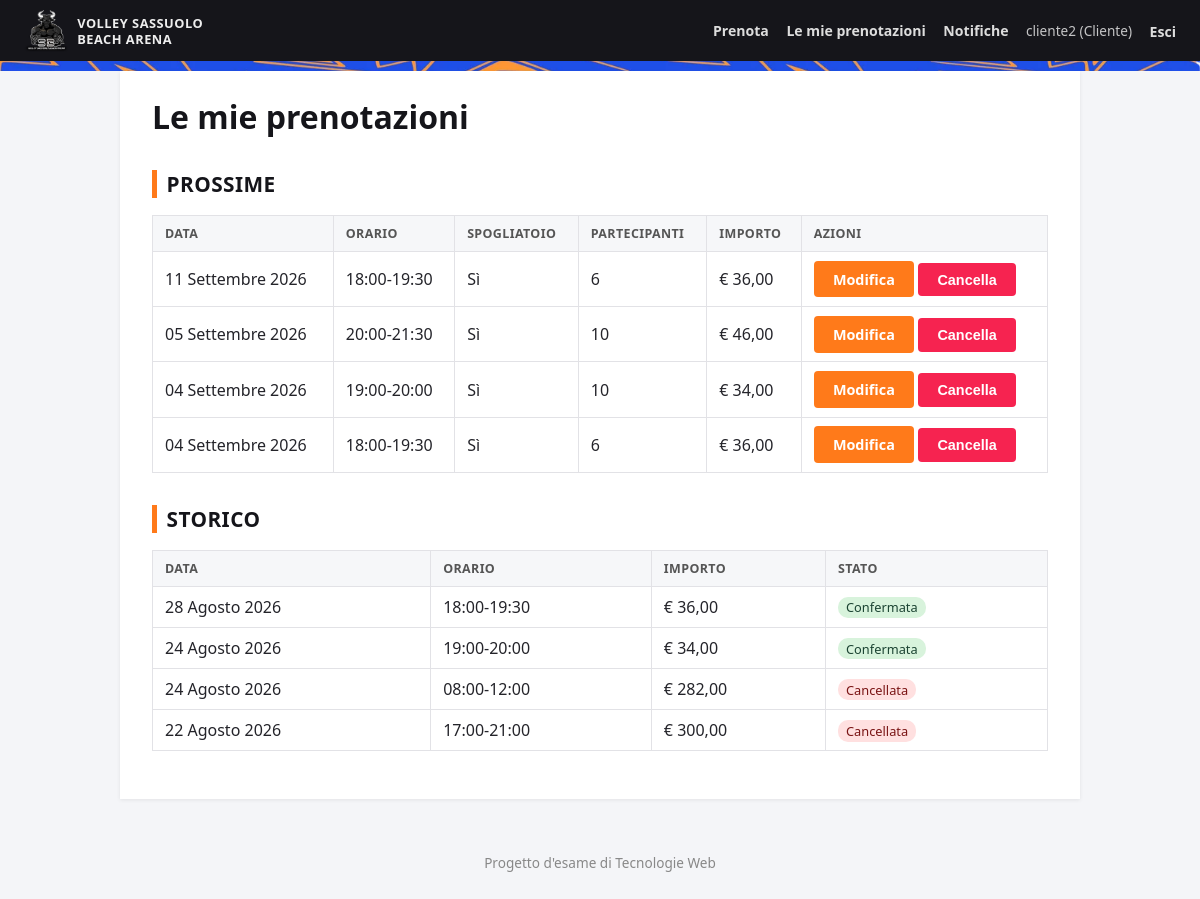
/prenotazioni/mie/ (signed in), run on the app's committed database.
### accounts/models.py (models this page shows, shortened)
class User(AbstractUser):
    username = models.CharField(
        _('username'),
        max_length=USERNAME_MASSIMO_CARATTERI,
        unique=True,
        help_text=f'Obbligatorio. Massimo {USERNAME_MASSIMO_CARATTERI} caratteri. Solo lettere, cifre e @/./+/-/_ .',
        validators=[UnicodeUsernameValidator()],
        error_messages={'unique': 'Esiste già un utente con questo nome utente.'},
    )
    first_name = models.CharField(_('first name'), max_length=NOME_MASSIMO_CARATTERI, blank=True)
    last_name = models.CharField(_('last name'), max_length=NOME_MASSIMO_CARATTERI, blank=True)
    class Ruolo(models.TextChoices):
        CLIENTE = 'cliente', 'Cliente'
        GESTORE = 'gestore', 'Gestore'
        ADMIN = 'admin', 'Admin'
    role = models.CharField(max_length=10, choices=Ruolo.choices, default=Ruolo.CLIENTE)
    @property
    def is_cliente(self):
        return self.role == self.Ruolo.CLIENTE
    @property
    def is_admin_struttura(self):
        return self.role == self.Ruolo.ADMIN
    @property
    def is_gestore_or_admin(self):
        return self.role in (self.Ruolo.GESTORE, self.Ruolo.ADMIN)

### prenotazioni/models.py (models this page shows, shortened)
class Prenotazione(models.Model):
    class Stato(models.TextChoices):
        CONFERMATA = 'confermata', 'Confermata'
        CANCELLATA = 'cancellata', 'Cancellata'
    utente = models.ForeignKey('accounts.User', on_delete=models.CASCADE, related_name='prenotazioni')
    gestore = models.ForeignKey(
        'accounts.User', on_delete=models.SET_NULL, null=True, blank=True,
        related_name='prenotazioni_gestite',
    )
    data = models.DateField()
    ora_inizio = models.TimeField()
    ora_fine = models.TimeField()
    spogliatoio = models.BooleanField(default=False)
    numero_partecipanti = models.PositiveIntegerField(
        default=1, validators=[MinValueValidator(1), MaxValueValidator(PARTECIPANTI_MASSIMO)],
    )
    stato = models.CharField(max_length=12, choices=Stato.choices, default=Stato.CONFERMATA)
    prezzo_listino = models.DecimalField(max_digits=7, decimal_places=2)
    prezzo_finale = models.DecimalField(max_digits=7, decimal_places=2, null=True, blank=True)
    creato_il = models.DateTimeField(auto_now_add=True)
    cancellata_il = models.DateTimeField(null=True, blank=True)
    class Meta:
        ordering = ['-data', '-ora_inizio']
    @property
    def importo_dovuto(self):
        return self.prezzo_finale if self.prezzo_finale is not None else self.prezzo_listino

### prenotazioni/views.py (the view)
# urls.py: path('mie/', views.mie_prenotazioni, name='mie'),
@login_required
def mie_prenotazioni(request):
    oggi = timezone.localdate()
    qs = Prenotazione.objects.filter(utente=request.user)
    prossime = [p for p in qs if p.stato == Prenotazione.Stato.CONFERMATA and p.data >= oggi]
    storico = [p for p in qs if p not in prossime]
    return render(request, 'prenotazioni/mie.html', {'prossime': prossime, 'storico': storico, 'oggi': oggi})

### prenotazioni/context_processors.py (called while the page is built)
def notifiche(request):
    user = getattr(request, 'user', None)
    if not user or not user.is_authenticated:
        return {}
    return {'notifiche_non_lette': user.notifiche.filter(letta=False).count()}

### templates/prenotazioni/mie.html (shortened to what this page needs)
{% extends "base.html" %}
{% block content %}
<h1>Le mie prenotazioni</h1>
<h2>Prossime</h2>
{% if prossime %}
    <table>
        <thead><tr><th>Data</th><th>Orario</th><th>Spogliatoio</th><th>Partecipanti</th><th>Importo</th><th>Azioni</th></tr></thead>
        <tbody>
        {% for p in prossime %}
            <tr>
                <td>{{ p.data }}</td>
                <td>{{ p.ora_inizio|time:"H:i" }}-{{ p.ora_fine|time:"H:i" }}</td>
                <td>{{ p.spogliatoio|yesno:"Sì,No" }}</td>
                <td>{{ p.numero_partecipanti }}</td>
                <td>€ {{ p.importo_dovuto }}</td>
                <td>
                    <a class="btn" href="{% url 'prenotazioni:modifica' p.pk %}">Modifica</a>
                    <form method="post" action="{% url 'prenotazioni:cancella' p.pk %}" class="inline-form" onsubmit="return confirm('Confermi la cancellazione?');">
                        <button type="submit" class="btn-danger">Cancella</button>
                    </form>
                </td>
            </tr>
        {% endfor %}
        </tbody>
    </table>
{% else %}
    <p>Nessuna prenotazione futura. <a href="{% url 'prenotazioni:nuova' %}">Prenotane una!</a></p>
{% endif %}
<h2>Storico</h2>
{% if storico %}
    <table>
        <thead><tr><th>Data</th><th>Orario</th><th>Importo</th><th>Stato</th></tr></thead>
        <tbody>
        {% for p in storico %}
            <tr>
                <td>{{ p.data }}</td>
                <td>{{ p.ora_inizio|time:"H:i" }}-{{ p.ora_fine|time:"H:i" }}</td>
                <td>€ {{ p.importo_dovuto }}</td>
                <td><span class="tag {{ p.stato }}">{{ p.get_stato_display }}</span></td>
            </tr>
        {% endfor %}
        </tbody>
    </table>
{% else %}
    <p>Nessuna prenotazione passata.</p>
{% endif %}
{% endblock %}

### templates/base.html (shortened to what this page needs)
<!DOCTYPE html>
{% load static %}
<html lang="it">
<head>
    <link rel="stylesheet" href="{% static 'css/style.css' %}?v=vsba2">
</head>
<body>
<header class="navbar">
    <a class="brand" href="{% url 'home' %}">
        <img src="{% static 'img/vsba-toro.webp' %}" alt="VSBA">
        <span class="brand-name">Volley Sassuolo<br>Beach Arena</span>
    </a>
    <nav>
        {% if user.is_authenticated %}
            {% if user.is_cliente %}
                <a href="{% url 'prenotazioni:nuova' %}">Prenota</a>
                <a href="{% url 'prenotazioni:mie' %}">Le mie prenotazioni</a>
            {% endif %}
            <a href="{% url 'prenotazioni:notifiche' %}" class="notif-link">Notifiche
            </a>
            <span class="whoami">{{ user.username }} ({{ user.get_role_display }})</span>
            <form action="{% url 'accounts:logout' %}" method="post" class="inline-form">
                <button type="submit" class="link-button">Esci</button>
            </form>
        {% else %}
            <a href="{% url 'accounts:login' %}">Accedi</a>
            <a href="{% url 'accounts:signup' %}">Registrati</a>
        {% endif %}
    </nav>
</header>
<div class="pattern-band"></div>
<main class="container">
    {% block content %}{% endblock %}
</main>
<footer class="footer">
    <p>Progetto d'esame di Tecnologie Web</p>
</footer>
</body>
</html>

### static/css/style.css (style rules this page uses)
:root { --vsba-blue: #1533e6; --vsba-blue-dark: #0d1f8f; --vsba-orange: #ff7a1a; --vsba-yellow: #ffcc00; --vsba-black: #15151a; --vsba-pink: #f62350; --border: #e2e2e6; --text: #24242a; --success: #2a9d8f; --danger: #d64545; --font-display: "Segoe UI", Arial, sans-serif; }
* { box-sizing: border-box; }
body { font-family: "Segoe UI", Arial, sans-serif; margin: 0; color: var(--text); background: #f4f5f8; }
a { color: var(--vsba-blue); }
h1, h2, h3 { font-family: var(--font-display); font-weight: 800; }
h1 { color: var(--vsba-black); margin-top: 0; }
h2 { color: var(--vsba-black); font-size: 1.3rem; text-transform: uppercase; letter-spacing: 0.02em; border-left: 5px solid var(--vsba-orange); padding-left: 0.6rem; margin-top: 2rem; }
.pattern-band { height: 10px; background-image: url('../img/sfondo-vsba.webp'); background-size: cover; background-position: center; }
.navbar { background: var(--vsba-black); color: white; display: flex; justify-content: space-between; align-items: center; padding: 0.6rem 1.5rem; flex-wrap: wrap; gap: 0.5rem; }
.navbar .brand { color: white; text-decoration: none; display: flex; align-items: center; gap: 0.6rem; }
.navbar .brand img { height: 42px; width: auto; display: block; }
.navbar .brand .brand-name { font-size: 0.8rem; line-height: 1.25; font-weight: 700; text-transform: uppercase; letter-spacing: 0.04em; color: #eee; }
.navbar nav { display: flex; align-items: center; flex-wrap: wrap; }
.navbar nav a, .navbar nav .link-button { color: #ddd; text-decoration: none; margin-left: 1.1rem; font-size: 0.88rem; font-weight: 600; }
.link-button { background: none; border: none; cursor: pointer; padding: 0; font: inherit; }
.inline-form { display: inline; }
.whoami { margin-left: 1.1rem; opacity: 0.75; font-size: 0.85rem; }
.container { max-width: 960px; margin: 0 auto 1.5rem; background: white; padding: 1.5rem 2rem 2rem; box-shadow: 0 1px 4px rgba(0,0,0,0.08); min-height: 60vh; }
.footer { text-align: center; padding: 1rem; color: #888; font-size: 0.85rem; }
table { border-collapse: collapse; width: 100%; margin: 1rem 0; }
th, td { border: 1px solid var(--border); padding: 0.55rem 0.75rem; text-align: left; }
th { background: #f6f7f9; text-transform: uppercase; font-size: 0.78rem; letter-spacing: 0.03em; color: #555; }
button, .btn { background: var(--vsba-orange); color: white; border: none; padding: 0.55rem 1.2rem; border-radius: 4px; cursor: pointer; text-decoration: none; display: inline-block; font-size: 0.9rem; font-weight: 700; }
.btn-danger { background: var(--vsba-pink); color: white; }
.tag { display: inline-block; padding: 0.1rem 0.5rem; border-radius: 10px; font-size: 0.8rem; }
.tag.confermata { background: #d8f3dc; color: #1b4332; }
.tag.cancellata { background: #ffe0e0; color: #7a1414; }

### data on the page
User: username "cliente2", role "Cliente"
Prenotazione: data "11 Settembre 2026", ora_inizio "18:00", ora_fine "19:30", spogliatoio "Sì", numero_partecipanti "6", importo_dovuto "36,00"
Prenotazione: data "05 Settembre 2026", ora_inizio "20:00", ora_fine "21:30", spogliatoio "Sì", numero_partecipanti "10", importo_dovuto "46,00"
Prenotazione: data "04 Settembre 2026", ora_inizio "19:00", ora_fine "20:00", spogliatoio "Sì", numero_partecipanti "10", importo_dovuto "34,00"
Prenotazione: data "04 Settembre 2026", ora_inizio "18:00", ora_fine "19:30", spogliatoio "Sì", numero_partecipanti "6", importo_dovuto "36,00"
Prenotazione: data "28 Agosto 2026", ora_inizio "18:00", ora_fine "19:30", importo_dovuto "36,00", stato "Confermata"
Prenotazione: data "24 Agosto 2026", ora_inizio "19:00", ora_fine "20:00", importo_dovuto "34,00", stato "Confermata"
Prenotazione: data "24 Agosto 2026", ora_inizio "08:00", ora_fine "12:00", importo_dovuto "282,00", stato "Cancellata"
Prenotazione: data "22 Agosto 2026", ora_inizio "17:00", ora_fine "21:00", importo_dovuto "300,00", stato "Cancellata"
